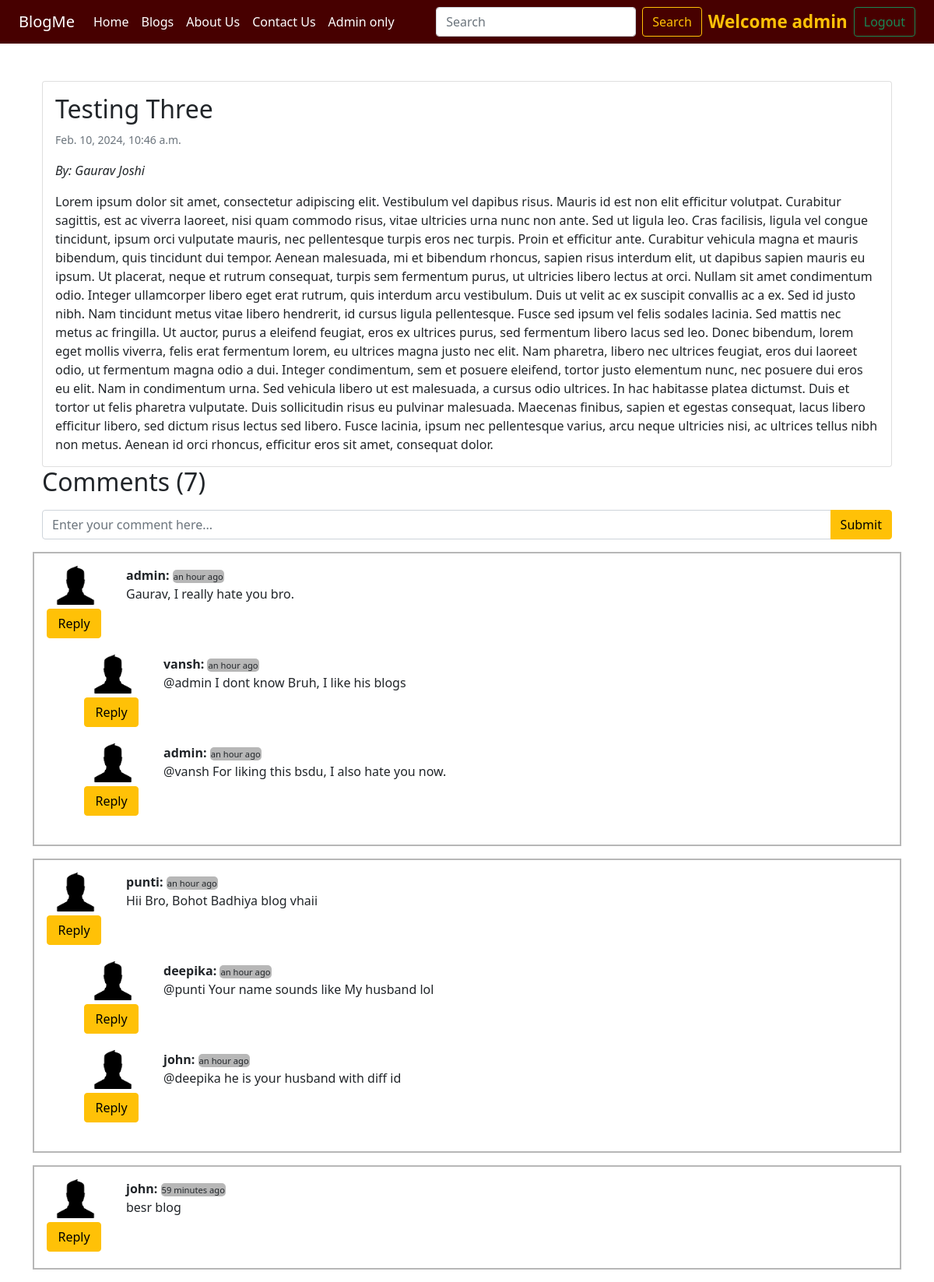
Screenshot of /blog/Testing-Three-Gaurav-Joshi/ (signed in) with the database file from the repository.
### blog/models.py (models this page shows, shortened)
class Post(models.Model):
    pid=models.AutoField(primary_key=True)
    title=models.CharField(max_length=255)
    author=models.CharField(max_length=15)
    content=models.TextField()
    slug=models.CharField(max_length=100)
    timestamp=models.DateTimeField(blank=True)

class BlogComment(models.Model):
    cid=models.AutoField(primary_key=True)
    comment=models.TextField()
    user=models.ForeignKey(User, on_delete=models.CASCADE)
    post=models.ForeignKey(Post, on_delete=models.CASCADE)
    parent=models.ForeignKey('self', on_delete=models.CASCADE, null=True)
    timestamp=models.DateTimeField(default=now)

### blog/views.py (the view)
# urls.py: path('<str:slug>/', views.blogPost, name='blogPost'),
def blogPost(request, slug):
    post = Post.objects.filter(slug=slug).first()
    comments = BlogComment.objects.filter(post=post, parent=None)
    replies = BlogComment.objects.filter(post=post).exclude(parent=None)
    totalcomments = list(chain(comments, replies))
    replyDict = {}
    for reply in replies:
        if reply.parent.cid not in replyDict:
            replyDict[reply.parent.cid] = [reply]
        else:
            replyDict[reply.parent.cid].append(reply)
    context = {'post': post, 'comments': comments, 'user': request.user, 'replyDict': replyDict, 'totalcomments':totalcomments}
    return render(request, 'blog/blogPost.html', context)

### blog/templatetags/extras.py (called while the page is built)
@register.filter(name="get_val")
def get_val(dict,key):
    return dict.get(key)

### templates/blog/blogPost.html (shortened to what this page needs)
{% extends 'home/base.html' %}
{% block css %}
    <link href="https://stackpath.bootstrapcdn.com/bootstrap/5.1.3/css/bootstrap.min.css" rel="stylesheet">
{% endblock %}
{% block body %}
    {% load humanize %}
    {% load extras %}
    <div class="container mt-5">
        <div class="card">
            <div class="card-body">
                <h2 class="card-title">{{ post.title }}</h2>
                <p class="card-text"><small class="text-muted">{{ post.timestamp }}</small></p>
                <p class="card-text"><em>By: {{ post.author }}</em></p>
                <p class="card-text">{{ post.content }}</p>
            </div>
        </div>
    </div>
    <div class="container">
        <h2>Comments ({{ totalcomments|length }})</h2>
        <div class="my-2">
            {% if user.is_authenticated %}
                <form action="/blog/postComment/" method="post" class="my-3">
                    <div class="input-group mb-3">
                        <input type="text" class="form-control" name="comment" id="comment"
                               placeholder="Enter your comment here..." required>
                        <button class="btn btn-warning" type="submit">Submit</button>
                    </div>
                </form>
            {% else %}
                <h4>You are not logged in. Login to post comments</h4>
            {% endif %}
        </div>
        {% for comment in comments %}
            <div class="row my-3 custom-comment-box">
                <div class="col-md-1">
                    <img class="defuserimg" src="/media/blog/defuser.png" alt="">
                </div>
                <div class="col-md-11">
                    <b>{{ comment.user.username }}:</b>
                    <span class="timeid">{{ comment.timestamp|naturaltime }}</span>
                    <div>
                        {{ comment.comment }}
                    </div>
                </div>
                <button class="btn btn-warning custrep" type="button" data-bs-toggle="collapse"
                        data-bs-target="#replyForm{{ comment.cid }}" aria-expanded="false"
                        aria-controls="replyForm{{ comment.cid }}"
                        onclick="populateUsername('{{ comment.user.username }}')">
                    Reply
                </button>
                <div class="reply">
                    {% for reply in replyDict|get_val:comment.cid %}
                        <div class="row my-3">
                            <div class="col-md-1">
                                <img class="defuserimg" src="/media/blog/defuser.png" alt="">
                            </div>
                            <div class="col-md-11">
                                <b>{{ reply.user.username }}:</b>
                                <span class="timeid">{{ reply.timestamp|naturaltime }}</span>
                                <div>
                                    {{ reply.comment }}
                                </div>
                            </div>
                            <button class="btn btn-warning custrep" type="button" data-bs-toggle="collapse"
                                    data-bs-target="#replyForm{{ reply.cid }}" aria-expanded="false"
                                    aria-controls="replyForm{{ reply.cid }}"
                                    onclick="populateUsername('{{ reply.user.username }}')">
                                Reply
                            </button>
                        </div>
                    {% endfor %}
                </div>
            </div>
        {% endfor %}
    </div>
{% endblock %}

### templates/home/base.html (shortened to what this page needs)
<!doctype html>
<html lang="en">
  <head>
    {% load static %}
    <link href="https://cdn.jsdelivr.net/npm/bootstrap@5.3.2/dist/css/bootstrap.min.css" rel="stylesheet">
    <link rel="stylesheet" href="{% static 'css/base.css' %}">
    {% block css %}{% endblock %}
  </head>
  <body>
    <nav class="navbar navbar-expand-lg bg-body-tertiary navbar-custom">
        <div class="container-fluid">
          <a class="navbar-brand" href="/">BlogMe</a>
          <div class="collapse navbar-collapse" id="navbarSupportedContent">
            <ul class="navbar-nav me-auto mb-2 mb-lg-0">
              <li class="nav-item">
                <a class="nav-link {% block homeactive %}{% endblock %}" aria-current="page" href="/">Home</a>
              </li>
              <li class="nav-item">
                <a class="nav-link {% block blogactive %}{% endblock %}" href="/blog">Blogs</a>
              </li>
              <li class="nav-item">
                <a class="nav-link {% block aboutactive %}{% endblock %}" href="/about">About Us</a>
              </li>
              <li class="nav-item">
                <a class="nav-link {% block contactactive %}{% endblock %}" href="/contact">Contact Us</a>
              </li>
              <li class="nav-item">
                <a class="nav-link {% block adminactive %}{% endblock %}" target="_blank" href="/admin">Admin only</a>
              </li>
            </ul>
            <form class="d-flex" role="search" method="get" action="/search/">
              <input class="form-control me-2" name="search" id="search" type="search" placeholder="Search" aria-label="Search">
              <button class="btn btn-outline-warning" type="submit">Search</button>
            </form>
            {% if user.is_authenticated %}
            <span id="logguser">Welcome {{ request.user }}</span>
            <button type="button" class="btn btn-outline-success" data-bs-toggle="modal" data-bs-target="#logoutModal">
              Logout
            </button>
            {% endif %}
          </div>
        </div>
      </nav>
      {% block body %}{% endblock %}
  </body>
</html>

### static/css/base.css (style rules this page uses)
.navbar-custom { background-color: #470000!important; }
.navbar-custom .nav-link { color: #ffffff!important; }
.navbar-custom .navbar-brand { color: #ffffff; }
#logguser { font-weight: bolder; color: #ffc107; font-size: 1.4rem; margin: 0 0.5rem; }

### templates/blog/blogPost.html (style rules this page uses)
.defuserimg { width: 50px; }
.timeid { font-size: 0.7rem; background-color: rgb(183, 183, 183); padding: 1px; border-radius: 5px; }
.custrep { width: 70px; margin: 5px 0; }
.custom-comment-box { border: 2px solid rgb(183, 183, 183); padding: 1rem; }
.reply { margin-left: 3rem; }

### rows the page displays
Post: title "Testing Three", timestamp "Feb. 10, 2024, 10:46 a.m.", author "Gaurav Joshi", content "Lorem ipsum dolor sit amet, consectetur adipiscing elit. Vestibulum vel dapibus risus. Mauris id est non elit efficitur volutpat. Curabitur sagittis, est ac viverra laoreet, nisi quam commodo risus, vitae ultricies urna nunc non ante. Sed ut ligula leo. Cras facilisis, ligula vel congue tincidunt, ipsum orci vulputate mauris, nec pellentesque turpis eros nec turpis. Proin et efficitur ante. Curabitur vehicula magna et mauris bibendum, quis tincidunt dui tempor. Aenean malesuada, mi et bibendum rhoncus, sapien risus interdum elit, ut dapibus sapien mauris eu ipsum. Ut placerat, neque et rutrum consequat, turpis sem fermentum purus, ut ultricies libero lectus at orci. Nullam sit amet…"
BlogComment: user.username "admin", timestamp "an hour ago", comment "Gaurav, I really hate you bro."
BlogComment: user.username "vansh", timestamp "an hour ago", comment "@admin I dont know Bruh, I like his blogs"
BlogComment: user.username "admin", timestamp "an hour ago", comment "@vansh For liking this bsdu, I also hate you now."
BlogComment: user.username "punti", timestamp "an hour ago", comment "Hii Bro, Bohot Badhiya blog vhaii"
BlogComment: user.username "deepika", timestamp "an hour ago", comment "@punti Your name sounds like My husband lol"
BlogComment: user.username "john", timestamp "an hour ago", comment "@deepika he is your husband with diff id"
BlogComment: user.username "john", timestamp "59 minutes ago", comment "besr blog"

### other values shown
{{ request.user }} "admin"
{{ totalcomments|length }} "7"
